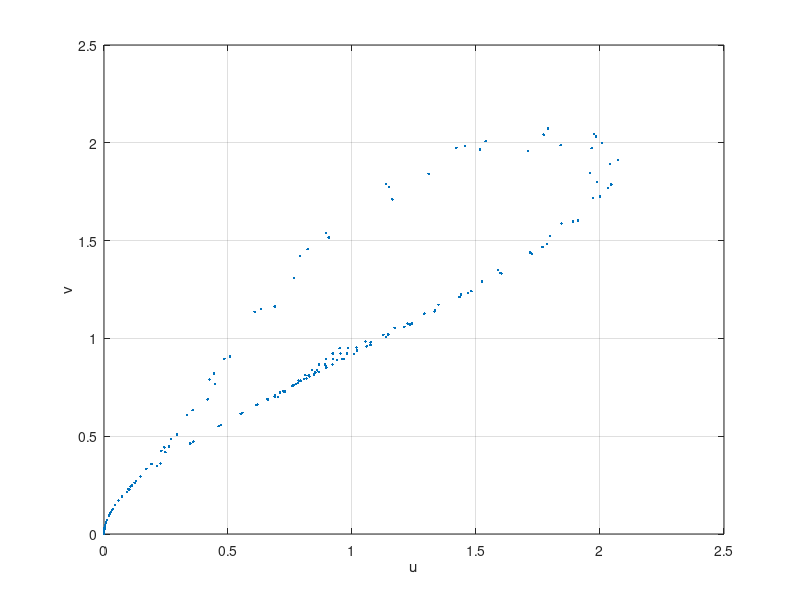

Reproduce this figure in MATLAB.

%% 
 u_0 = 1;%0.628;
 v_0 = 1;%0.628;
% q = linspace(0.4,0.5,5);
 %q = linspace(0.5,0.6,5);
 q = linspace(0.95,0.15,30);
 par = linspace(2.70,2.72,4);
 %q = 0.58;
 %r = 4/3;
 z = @(x,y,r) r.*(x.^2).*exp(-y);
 plot(0,0,'.k');
 hold on;
 %u = [u_0];
 %v = [v_0];
 u_full = [];
 v_full = [];
 for j=1:10
    u_0 = q(j);
    v_0 = q(j);   
    u = [u_0];
    v = [v_0];
    r = exp(1)+0.1;%par(j);
 
    for i = 1:1000
        u_next= z(u_0,v_0,r);
        v_next = u_0;
        u = [u,u_next];
        v = [v,v_next];
        %plot(u_next,v_next,'.b');
        u_0 = u_next;
        v_0 = v_next;
    end 
  %psi = @(u) interp1(u,v, u, 'spline');
 % k = psi(u);
    u_full = [u_full, u];
    v_full = [v_full, v];
 end
 
  plot(u_full, v_full, '.', 'LineWidth', 0.1);
 xlabel('u');
 ylabel('v');
 
 grid on;